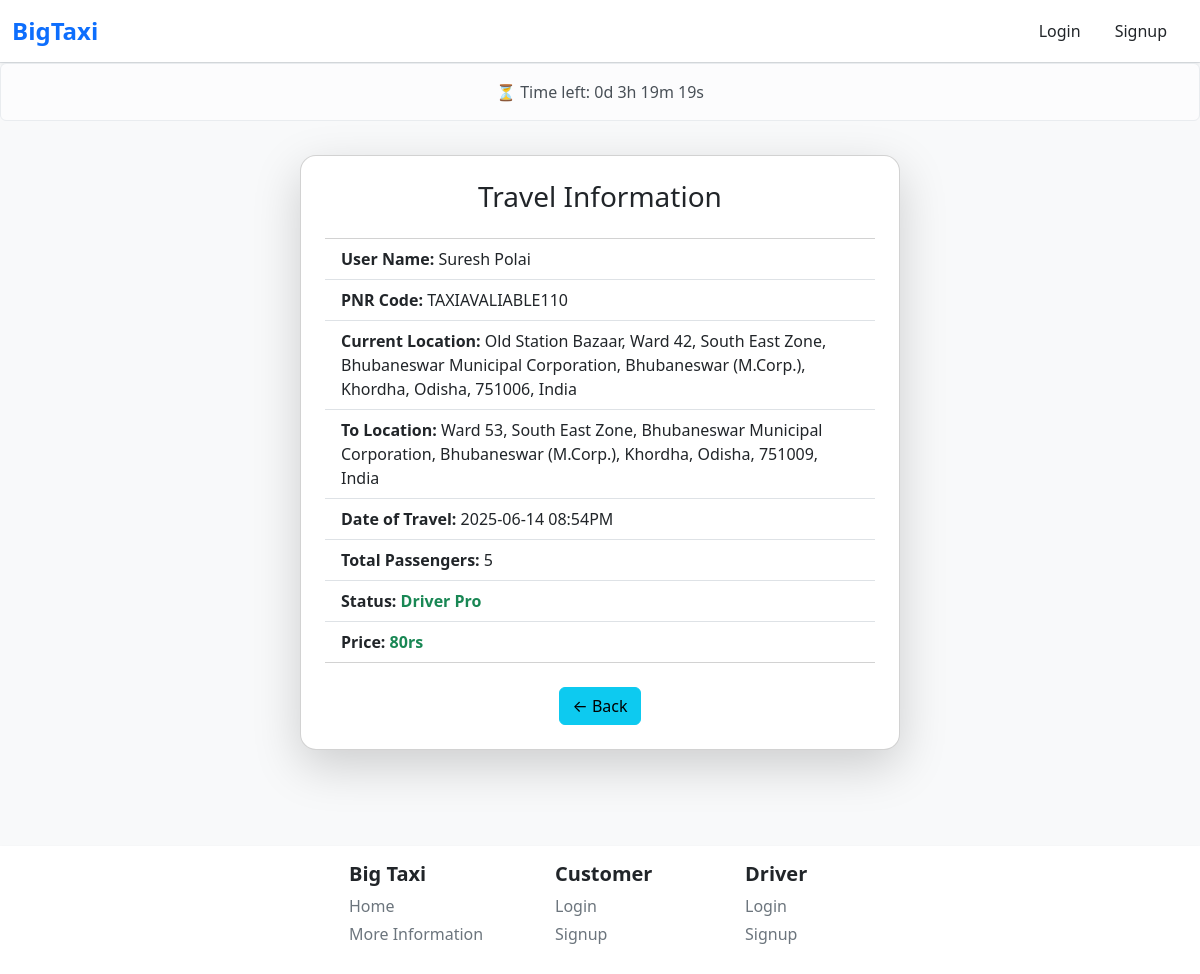
/home/pin-status/TAXIAVALIABLE110/, run on the app's committed database.
### Users/models.py (models this page shows, shortened)
class usersDataModel(models.Model):
    UserG = [
        ('Male', 'Male'),
        ('Female', 'Female'),
        ('Other', 'Other'),
        ('Not Check', 'Not Check'),
    ]
    UserC = [
        ('Developer', 'Developer'),
        ('Customer', 'Customer'),
        ('Driver', 'Driver'),
    ]
    ULink = models.ForeignKey(User, on_delete=models.CASCADE)
    UserCode = models.CharField(max_length=100, default='BIGTAXICODE1006463')
    UserCategory = models.CharField(choices=UserC, default='Customer')
    UserMobileNo = models.CharField(max_length=11)
    UserGender = models.CharField(max_length=100, default='Not Check')
    UserAge = models.CharField(max_length=3, default='')
    UserState = models.CharField(max_length=100, default='')
    UserCity = models.CharField(max_length=100, default='')
    UserPincode = models.CharField(max_length=20, default='')
    UserAddress = models.CharField(max_length=200, default='')
    UserPass = models.CharField(max_length=1000, default='password')
    CouponCode = models.CharField(max_length=50, null=True, blank=True)
    UProfileImage = models.ImageField(upload_to='profile/main/', default='profile/default/default.png')
    UProfileName = models.CharField(max_length=1000, default='BiXTaxi User')
    description = models.CharField(max_length=5000, default='No Description!')
    totalTripCount = models.IntegerField(default=0)
    dangerTripCount = models.IntegerField(default=0)

### taxi_app/models.py (models this page shows, shortened)
class PinTaxiAvailable(models.Model):
    run = [('not', 'not'),('yes', 'yes')]
    taxiAvaId = models.CharField(max_length=50)
    taxiCity = models.CharField(max_length=500)
    customerId = models.ForeignKey(usersDataModel, on_delete=models.CASCADE)
    currentLocation = models.CharField(max_length=2000)
    toLocation = models.CharField(max_length=2000, default='No Area Found!')
    taxiPassenger = models.IntegerField(default=1)
    pincode = models.CharField(max_length=20, default=' ')
    couponCodeWas = models.CharField(max_length=100, default='Customer Not Have Coupon')
    taxiDate = models.DateField(auto_now_add=True)
    taxiTime = models.TimeField(auto_now_add=True)
    taxiDateAndTimeByUser = models.CharField(max_length=100, default='none')
    priceOfTravel = models.IntegerField(default=0)
    driverCode = models.CharField(max_length=100, default='DRIVERCODE')
    runningStatus = models.CharField(max_length=100, choices=run, default='not')

### taxi_app/views.py (the view)
# urls.py: path('pin-status/<IdCodeNeed>/', views.checkStatusOfPinFunctionBaseView, name='pinStatus'),
def checkStatusOfPinFunctionBaseView(request, IdCodeNeed):
    IdCodeNeed = IdCodeNeed.upper(); showMoreDetailsInTemplete = False; price = ''
    try:
        PTA_LstOfObject = PinTaxiAvailable.objects.get(taxiAvaId = IdCodeNeed)
        RDPTObject = ReportDriverInPinTaxi.objects.filter(pinBarCode = PTA_LstOfObject)
    except Exception as e:
        if str(e) == 'PinTaxiAvailable matching query does not exist.':
            messages.info(request, f"Need a Proper Id, This id is does'nt exist {IdCodeNeed}.")
            return redirect('taxi_app:pinTaxi')
        else:
            messages.info(request, "Can't reach this page for not try again after sometime.")
            return redirect('taxi_app:pinTaxi')
    if not RDPTObject:
        if PTA_LstOfObject.driverCode != 'DRIVERCODE':  driverData = usersDataModel.objects.get(UserCode = PTA_LstOfObject.driverCode).UProfileName; showMoreDetailsInTemplete = True; price = PTA_LstOfObject.priceOfTravel
        else: driverData = 'Driver Not Assigned'
    else:
        messages.info(request, f"Can't show status for this ID {IdCodeNeed}, Detail in reported for now.")
        return redirect('taxi_app:pinTaxi')
    taxi_str = PTA_LstOfObject.taxiDateAndTimeByUser  # e.g., "2025-06-19 04:30PM"
    trip_dt = datetime.strptime(taxi_str, "%Y-%m-%d %I:%M%p")
    trip_timestamp = trip_dt.isoformat()
    context = { 'trip_timestamp': trip_timestamp, 'userName' : PTA_LstOfObject.customerId.UProfileName, 'statusCode' : PTA_LstOfObject.taxiAvaId, 'stLocation' : PTA_LstOfObject.currentLocation, 'lsLoction' : PTA_LstOfObject.toLocation, 'passenger' : PTA_LstOfObject.taxiPassenger, 'ShowMore' : showMoreDetailsInTemplete, 'DriverName' : driverData, 'price' : price, 'forntendDate' : PTA_LstOfObject.taxiDateAndTimeByUser }
    return render(request, 'main/checkStatus.html', context)

### templates/main/checkStatus.html (shortened to what this page needs)
{% extends 'base.html' %}
{% block body %}
<!DOCTYPE html>
<html lang="en">
<head>
  <link href="https://cdn.jsdelivr.net/npm/bootstrap@5.3.2/dist/css/bootstrap.min.css" rel="stylesheet">
</head>
<body class="bg-light">
  <div id="countdown-display" class="alert alert-light text-center" role="alert">
  </div>
  <div class="container py-5" style="margin-top: -30px !important;">
    <div class="card shadow-lg rounded-4 p-4 mx-auto" style="max-width: 600px;">
      <h3 class="text-center mb-4">Travel Information</h3>
      <ul class="list-group list-group-flush">
        <li class="list-group-item"><strong>User Name:</strong> {{ userName }}</li>
        <li class="list-group-item"><strong>PNR Code:</strong> {{ statusCode }}</li>
        <li class="list-group-item"><strong>Current Location:</strong> {{ stLocation }}</li>
        <li class="list-group-item"><strong>To Location:</strong> {{ lsLoction }}</li>
        <li class="list-group-item"><strong>Date of Travel:</strong> {{ forntendDate }}</li>
        <li class="list-group-item"><strong>Total Passengers:</strong> {{ passenger }}</li>
        {% if ShowMore %}
            <li class="list-group-item"><strong>Status:<span class="text-success"> {{ DriverName }}</span></strong></li>
            <li class="list-group-item"><strong>Price:<span class="text-success"> {{ price }}rs</span></strong></li>
        {% else %}
            <li class="list-group-item"><strong>Status:<span class="text-danger"> {{ DriverName }}</span></strong></li>
        {% endif %}
      </ul>
      <div class="text-center mt-4">
        <a href="{% url 'taxi_app:pinTaxi' %}" class="btn btn-info">← Back</a>
      </div>
    </div>
  </div>
</body>
</html>
{% endblock %}

### templates/inc/navbar.html (style rules this page uses)
a { text-decoration: none; }

### templates/inc/footer.html (style rules this page uses)
a { text-decoration: none; }

### data on the page
usersDataModel: UProfileName "Suresh Polai"
PinTaxiAvailable: taxiAvaId "TAXIAVALIABLE110", currentLocation "Old Station Bazaar, Ward 42, South East Zone, Bhubaneswar Municipal Corporation, Bhubaneswar (M.Corp.), Khordha, Odisha, 751006, India", toLocation "Ward 53, South East Zone, Bhubaneswar Municipal Corporation, Bhubaneswar (M.Corp.), Khordha, Odisha, 751009, India", taxiDateAndTimeByUser "2025-06-14 08:54PM"
usersDataModel: UProfileName "Driver Pro"

### other printed values
{{ passenger }} "5"
{{ price }} "80"
